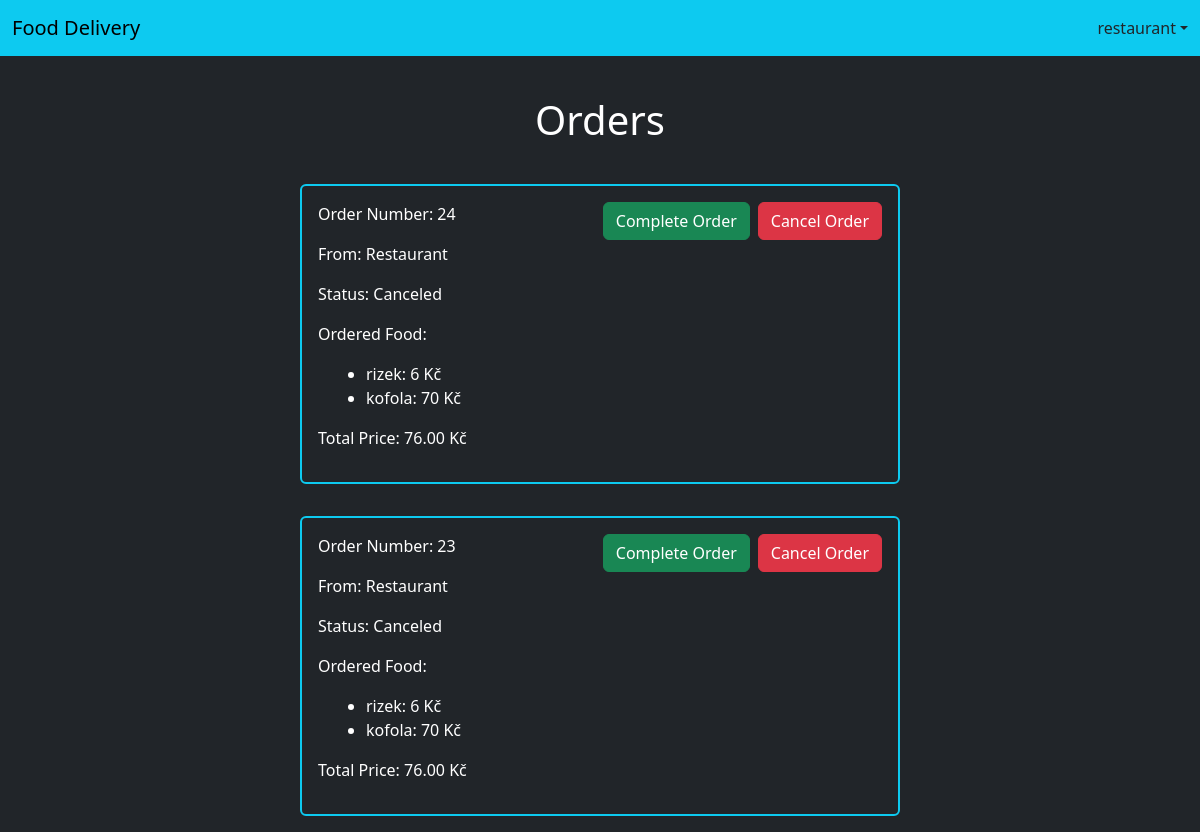
The page /orders/ (signed in) on the database as committed earlier.
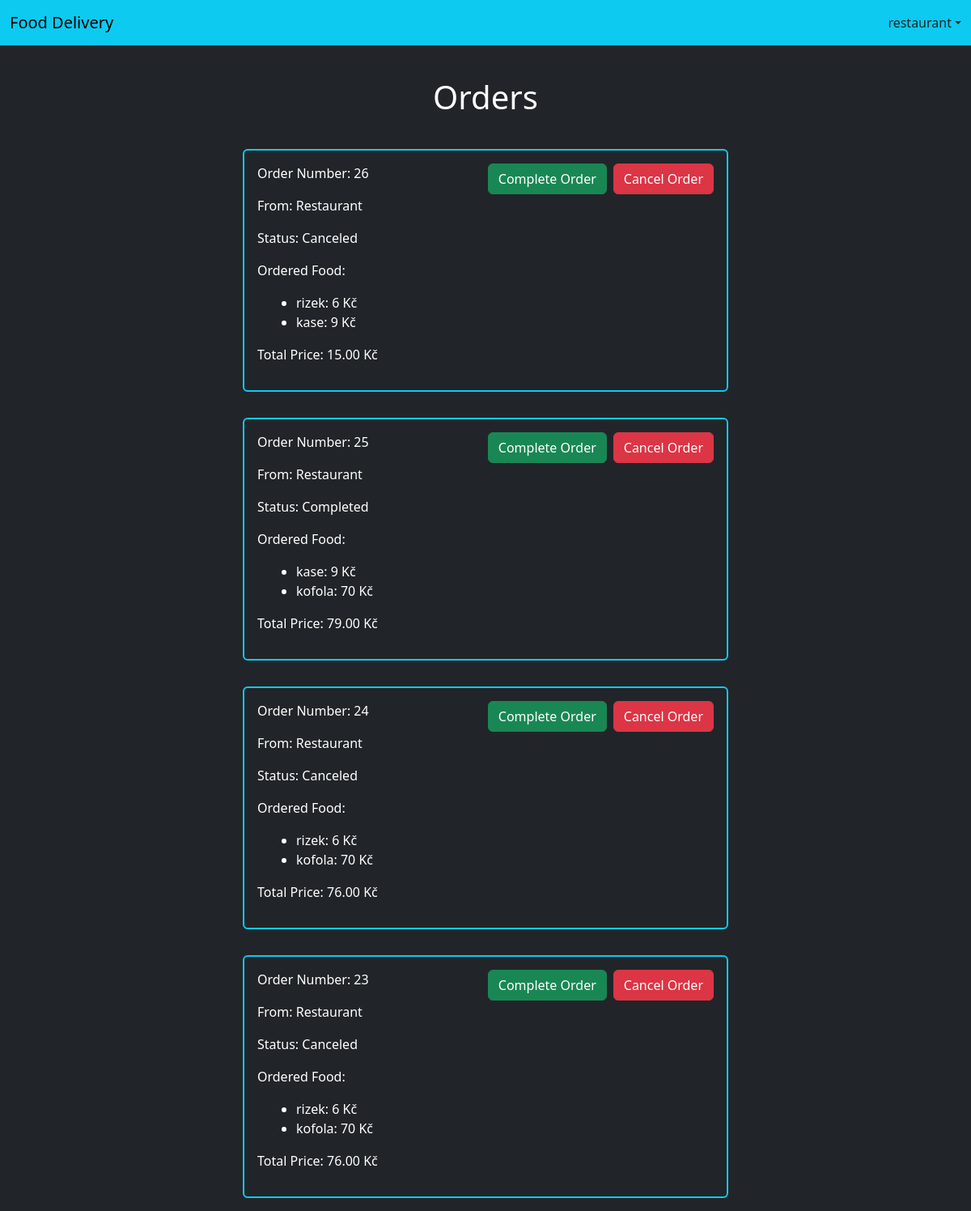
The same page on the database as committed later.
### customer/models.py (models this page shows, shortened)
class UserProfile(AbstractBaseUser, PermissionsMixin):
    USER_CHOICES = (
        ('customer', 'Customer'),
        ('restaurant', 'Restaurant'),
    )
    user_type = models.CharField(max_length=20, choices=USER_CHOICES)
    email = models.EmailField(unique=True)
    restaurant_name = models.CharField(max_length=150, blank=True)
    first_name = models.CharField(max_length=150, blank=True)
    last_name = models.CharField(max_length=150, blank=True)
    is_active = models.BooleanField(default=True)
    is_superuser = models.BooleanField(default=False)
    is_staff = models.BooleanField(default=False)
    date_joined = models.DateTimeField(default=timezone.now)
    last_login = models.DateTimeField(blank=True, null=True)
    objects = UserProfileManager()
    customer = CustomerManager()
    restaurant = RestaurantManager()
    USERNAME_FIELD = 'email'
    EMAIL_FIELD = 'email'
    REQUIRED_FIELDS = []

### order/models.py (models this page shows, shortened)
class Order(models.Model):
    customer = models.ForeignKey(UserProfile, on_delete=models.CASCADE, related_name='created_orders')
    restaurant = models.ForeignKey(UserProfile, on_delete=models.CASCADE, related_name='received_orders')
    food = models.ManyToManyField(Food, blank=True)
    CHOICES = (
        ('in_progress', 'In Progress'),
        ('completed ', 'Completed'),
        ('canceled ', 'Canceled'),
    )
    status = models.CharField(max_length=20, choices=CHOICES, default="in_progress")
    created_at = models.DateTimeField(auto_now_add=True)
    updated_at = models.DateTimeField(auto_now=True)
    total_price = models.DecimalField(max_digits=10, decimal_places=2, default=0)
    objects = models.Manager()
    active = OrderManager()

class Food(models.Model):
    name = models.CharField(max_length=100)
    price = models.IntegerField()
    description = models.CharField(max_length=300, blank=True)
    restaurant = models.ForeignKey(UserProfile, null=True, on_delete=models.CASCADE)

### core/views.py (the view, shortened to what this page needs)
# urls.py: path("orders/", all_orders, name="all_orders"),
@login_required
def all_orders(response):
    user = UserProfile.objects.get(id = response.user.id)
    if user.user_type == "customer":
        all_orders = Order.objects.filter(customer = user).order_by("-created_at")
    elif user.user_type == "restaurant":
        all_orders = Order.objects.filter(restaurant = user).order_by("-created_at")
    return render(response, "core/all_orders.html", {"all_orders": all_orders})

### core/templates/core/all_orders.html (shortened to what this page needs)
{% extends "core/base.html" %}
{% block content %}
<div class="container-fluid mt-5">
    <h1 class="d-flex justify-content-center capitalize-first my-4">Orders</h1>
    {% for order in all_orders %}
        <div class="row justify-content-center">
            <div class="col-6 p-3 m-3 border border-2 border-info rounded-2 position-relative d-flex">
                <div class="col-6">
                    <p class="capitalize-first">Order number: {{order.id}}</p>
                    <p class="capitalize-first">From: {{order.restaurant.restaurant_name}}</p>
                    <p class="capitalize-first">Status: {{order.get_status_display}}</p>
                    <p class="capitalize-first">Ordered food:</p>
                    <ul class="ms-3">
                        {% for food in order.food.all %}
                            <li>{{food.name}}: {{food.price}} Kč</li>
                        {% endfor %}
                    </ul>
                    <p class="capitalize-first">Total price: {{order.total_price}} Kč</p>
                </div>
                <div class="col-6 d-flex justify-content-end">
                    {% if user.user_type == "restaurant"%}
                        <div class="me-2">
                            <form action="" method="POST">
                                <button type="submit" class="btn btn-success">Complete Order</button>
                            </form>
                        </div>
                    {% endif %}
                    <div class="">
                        <form action="" method="POST">
                            <button type="submit" class="btn btn-danger">Cancel Order</button>
                        </form>
                    </div>
                </div>
            </div>
        </div>
    {% endfor %}
</div>
{% endblock content %}

### core/templates/core/base.html (shortened to what this page needs)
<!DOCTYPE html>
<html>
<head>
    {% load static %}
    <link rel="stylesheet" href="{% static 'core/style.css' %}">
    <link href="https://cdn.jsdelivr.net/npm/bootstrap@5.3.2/dist/css/bootstrap.min.css" rel="stylesheet">
</head>
<body class="bg-dark text-white">
    <nav class="navbar bg-info text-dark fixed-top">
        <div class="container-fluid">
            <a href="/" class="navbar-brand">Food Delivery</a>
            {% if user.is_authenticated and user.user_type == 'customer' %}
            <div class="nav-item dropdown">
                <a class="nav-link dropdown-toggle" href="#" role="button" data-bs-toggle="dropdown" aria-expanded="false">{{user.first_name|add:" "}}{{user.last_name}}</a>
                <ul class="dropdown-menu dropdown-menu-end">
                  <li><a class="dropdown-item" href="#">Profile</a></li>
                  <li><a class="dropdown-item" href="/orders">Orders</a></li>
                  <li><a class="dropdown-item" href="/logout_user">Logout</a></li>
                </ul>
            </div>
            {% elif user.is_authenticated and user.user_type == 'restaurant' %}
            <div class="nav-item dropdown">
                <a class="nav-link dropdown-toggle" href="#" role="button" data-bs-toggle="dropdown" aria-expanded="false">{{user.restaurant_name}}</a>
            </div>
            {% endif %}
        </div>
    </nav>
    <div class="pt-5"></div>
    {% block content %}
    {% endblock content %}
</body>
</html>

### core/static/core/style.css (style rules this page uses)
.capitalize-first { text-transform: capitalize !important; }
body { background-color: blue; }

Rows that differ between the two databases and show on the page:
added Order: id "26", restaurant.restaurant_name "Restaurant", status "Canceled", total_price "15.00", Food (name "rizek", price "6")
now on this page (row unchanged): Food: name "kase", price "9"
added Order: id "25", restaurant.restaurant_name "Restaurant", status "Completed", total_price "79.00", Food (name "kofola", price "70")
